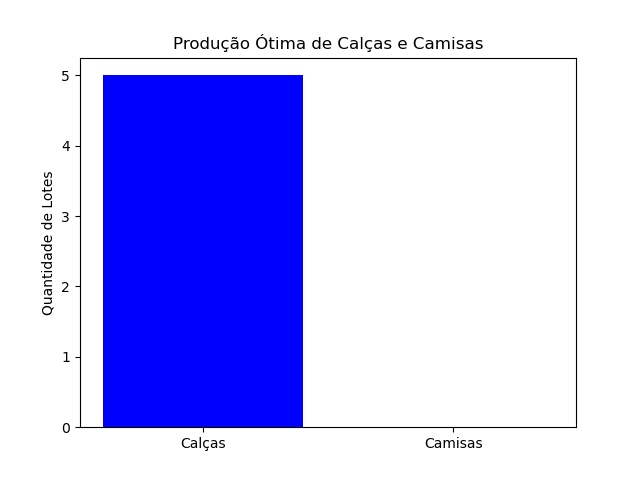

Here is the Python script that generated this plot:
from mip import Model, xsum, maximize, CONTINUOUS 
import matplotlib.pyplot as plt  

# Criar um modelo  
model = Model("production")  

# Definir as variáveis de decisão  
x1 = model.add_var(name="Calças", var_type=CONTINUOUS)  # Lotes de calças  
x2 = model.add_var(name="Camisas", var_type=CONTINUOUS)  # Lotes de camisas  

# Função objetivo  
model.objective = maximize(500 * x1 + 800 * x2)  

# Restrições  
model.add_constr(10 * x1 + 20 * x2 <= 50, "mão_de_obra_nao_especializada")  
model.add_constr(10 * x2 <= 30, "mão_de_obra_especializada")  
model.add_constr(x1 / 5 + x2 / 10 <= 80, "maquina_1")  
model.add_constr(x1 / 3 + x2 / 3.5 <= 130, "maquina_2")  
model.add_constr(12 * x1 + 8 * x2 <= 120, "materia_prima_A")  
model.add_constr(10 * x1 + 15 * x2 <= 100, "materia_prima_B")  

# Resolver o modelo  
model.optimize()  

# Mostrar os resultados  
print("Solução ótima:")  
print(f"Lotes de Calças: {x1.x}")  
print(f"Lotes de Camisas: {x2.x}")  

# Dados para a visualização  
labels = ['Calças', 'Camisas']  
values = [x1.x, x2.x]  

# Plotando os resultados  
plt.bar(labels, values, color=['blue', 'orange'])  
plt.ylabel('Quantidade de Lotes')  
plt.title('Produção Ótima de Calças e Camisas')  
plt.show()
